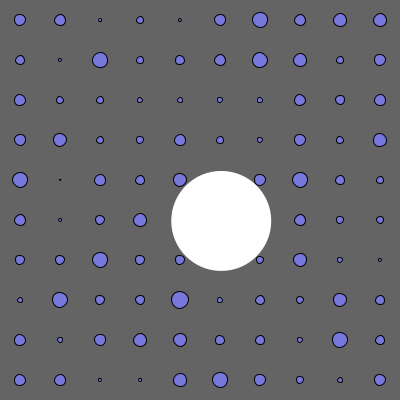
Frame 1 (no input)
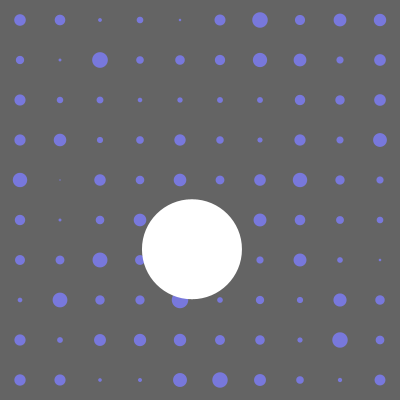
Frame 60 (the mouse pressed at the canvas centre just before this capture)
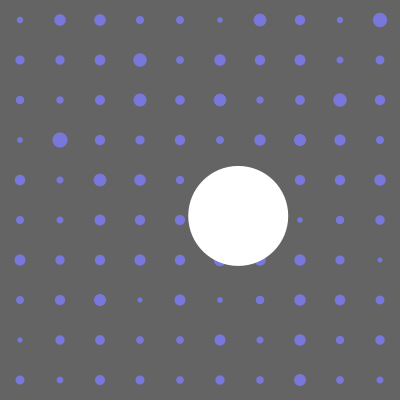
Frame 120 (the mouse held since frame 60 and released just before this capture)

The Processing sketch that drew these frames (run headless with seeded random() and noise(); from frame 60 on, the mouse is pressed at the canvas centre):

// Processing sketch: Noise
// ── Noise.pde
// Noise
//
// Move a circle & generate a background using Perlin noise.
//
// Hold the mouse button to update the background grid.
//
// Dan Wilcox danomatika.com 2016

// circle position variables
float x, y;
float anchorX, anchorY;
float offsetX = 100;
float offsetY = 100;

float angleX = 0.0;
float angleY = 0.015; // shift one of the angles

float noisePos = 0.0; // grid animation var 

void setup() {
  size(400, 400);
  
  anchorX = width/2;
  anchorY = height/2;
}

void draw() {
  background(100);
  
  // draw a grid, use 2d noise to compute the size
  for(int y = 20; y < height; y += 40) {
    for(int x = 20; x < width; x += 40) {
      fill(120, 120, 220);
      float circleSize = 20 * noise(x + noisePos, y + noisePos);
      ellipse(x, y, circleSize, circleSize);
    }
  }
  
  // update the pos
  x = anchorX + map(noise(angleX), 0.0, 1.0, -offsetX, offsetX);
  y = anchorY + map(noise(angleY), 0.0, 1.0, -1.0, 1.0) * offsetY;
  angleX = angleX + 0.015;
  angleY = angleY + 0.035;
  
  // draw the moving circle
  noStroke();
  fill(255);
  ellipse(x, y, 100, 100);
  
  // update grid noise pos
  if(mousePressed) {
    noisePos = noisePos + 0.01;  
  }
}
